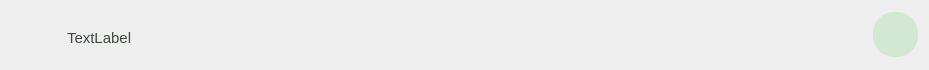
<?xml version="1.0" encoding="UTF-8"?>
<ui version="4.0">
 <class>Recording</class>
 <widget class="QWidget" name="Recording">
  <property name="geometry">
   <rect>
    <x>0</x>
    <y>0</y>
    <width>929</width>
    <height>70</height>
   </rect>
  </property>
  <property name="windowTitle">
   <string>Form</string>
  </property>
  <property name="styleSheet">
   <string notr="true">background-color: &quot;#E1ECE1&quot;;
</string>
  </property>
  <layout class="QHBoxLayout" name="horizontalLayout_3">
   <item>
    <layout class="QHBoxLayout" name="horizontalLayout">
     <item>
      <widget class="QPushButton" name="deleteBtn">
       <property name="sizePolicy">
        <sizepolicy hsizetype="Fixed" vsizetype="Fixed">
         <horstretch>0</horstretch>
         <verstretch>0</verstretch>
        </sizepolicy>
       </property>
       <property name="minimumSize">
        <size>
         <width>46</width>
         <height>46</height>
        </size>
       </property>
       <property name="maximumSize">
        <size>
         <width>45</width>
         <height>16777215</height>
        </size>
       </property>
       <property name="styleSheet">
        <string notr="true">QPushButton{
background-color: &quot;#E1ECE1&quot;;
border-top-left-radius: 20px;
border-bottom-left-radius: 20px;
}
QPushButton#ExcludeContactsBack:hover{
background-color:rgb(238, 240, 233);
}
QPushButton#ExcludeContactsBack:pressed{
backGround-color: rgb(186, 223, 184);
}</string>
       </property>
       <property name="text">
        <string/>
       </property>
       <property name="icon">
        <iconset resource="res.qrc">
         <normaloff>:/icons/icons/delete.png</normaloff>:/icons/icons/delete.png</iconset>
       </property>
       <property name="iconSize">
        <size>
         <width>30</width>
         <height>30</height>
        </size>
       </property>
      </widget>
     </item>
     <item>
      <widget class="QLabel" name="Timer">
       <property name="styleSheet">
        <string notr="true">background-color: &quot;#E1ECE1&quot;;
padding-top: 5px;
border-radius: 20px;
font-size: 11pt;
color: #424941;</string>
       </property>
       <property name="text">
        <string>TextLabel</string>
       </property>
      </widget>
     </item>
     <item>
      <widget class="QPushButton" name="pauseBtn">
       <property name="sizePolicy">
        <sizepolicy hsizetype="Fixed" vsizetype="Fixed">
         <horstretch>0</horstretch>
         <verstretch>0</verstretch>
        </sizepolicy>
       </property>
       <property name="minimumSize">
        <size>
         <width>45</width>
         <height>45</height>
        </size>
       </property>
       <property name="maximumSize">
        <size>
         <width>45</width>
         <height>45</height>
        </size>
       </property>
       <property name="styleSheet">
        <string notr="true">QPushButton{
background-color: #D3E8D2;
border-radius: 21px;
}
QPushButton#ExcludeContactsBack:hover{
background-color:rgb(238, 240, 233);
}
QPushButton#ExcludeContactsBack:pressed{
backGround-color: rgb(186, 223, 184);
}</string>
       </property>
       <property name="text">
        <string/>
       </property>
       <property name="icon">
        <iconset resource="res.qrc">
         <normaloff>:/icons/icons/pause.png</normaloff>:/icons/icons/pause.png</iconset>
       </property>
       <property name="iconSize">
        <size>
         <width>30</width>
         <height>30</height>
        </size>
       </property>
      </widget>
     </item>
    </layout>
   </item>
  </layout>
 </widget>
 <resources>
  <include location="res.qrc"/>
 </resources>
 <connections/>
</ui>
